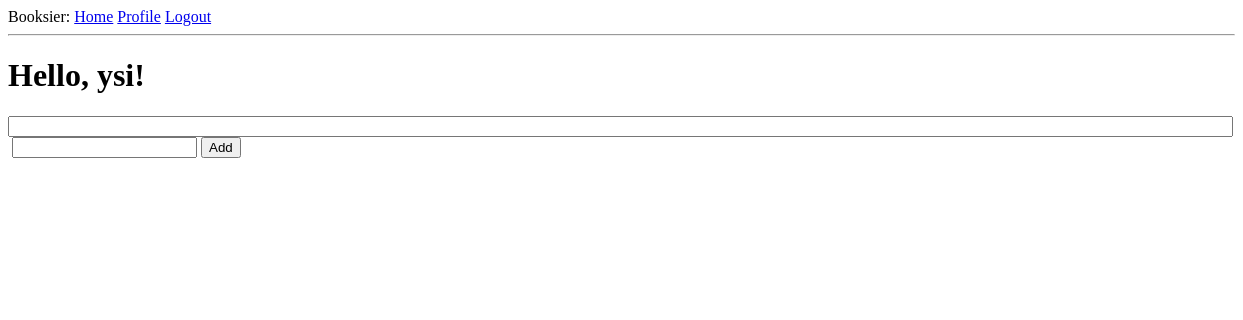
Before: /index (signed in) with the older database file.
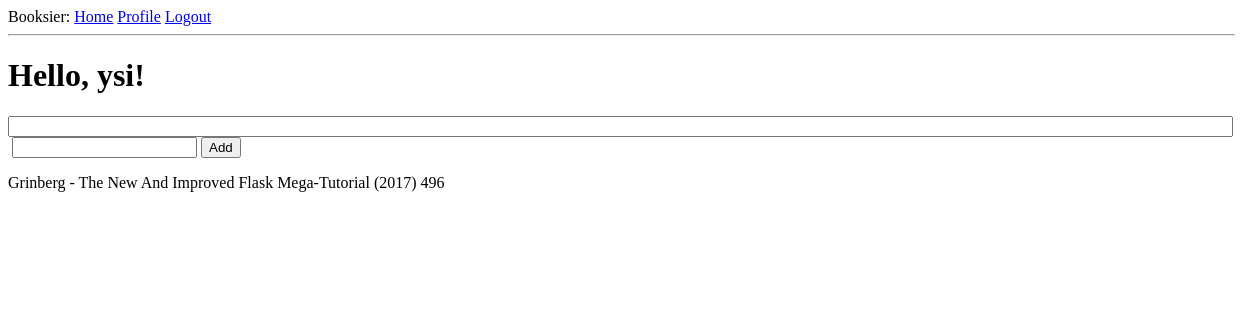
After: the same page with the newer database file.
### app/book.py (models this page shows, shortened)
class Book(db.Model):
    __tablename__ = 'books'
    id = db.Column(db.Integer, primary_key=True)
    title = db.Column(db.String(200), index=True)
    total_pages = db.Column(db.Integer)
    user_id = db.Column(db.Integer, db.ForeignKey('users.id'))

### app/routes.py (the view)
@app.route('/', methods=['GET', 'POST'])
@app.route('/index', methods=['GET', 'POST'])
@login_required
def index():
    form = BookForm()
    books = Book.query.filter_by(user=current_user)
    if not form.validate_on_submit():
        return render_template("index.html", title='Home Page', form=form,
                               books=books)
    book = Book(title=form.title.data, total_pages=form.total_pages.data, user=current_user)
    db.session.add(book)
    db.session.commit()
    flash('A new book was added successfully!')
    return redirect(url_for('index'))

### app/book_form.py (shortened to what this page needs)
class BookForm(FlaskForm):
    title = StringField('Title', validators=[DataRequired(), length(max=200)])
    total_pages = IntegerField('Pages', validators=[DataRequired()])
    submit = SubmitField('Add')

### app/routes.py (called while the page is built)
@app.before_request
def before_request():
    if current_user.is_authenticated:
        current_user.last_seen = datetime.utcnow()
        db.session.commit()

### app/user.py (called while the page is built)
@login.user_loader
def load_user(id):
    return User.query.get(int(id))

### app/templates/index.html (shortened to what this page needs)
{% extends "base.html" %}
{% block content %}
    <h1>Hello, {{ current_user.username }}!</h1>
    <form action="" method="post">
        <div>
            <p>{{ form.title(size=150) }}&nbsp;{{ form.total_pages(size=40) }}&nbsp;{{ form.submit() }}</p>
        </div>
    </form>
    {% for book in books %}
        {% include '_book.html' %}
    {% endfor %}
{% endblock %}

### app/templates/_book.html
<div><p>{{ book.title }}&nbsp;{{ book.total_pages }}</p></div>

Changed rows visible on the page:
added Book: title "Grinberg - The New And Improved Flask Mega-Tutorial (2017)", total_pages "496"
